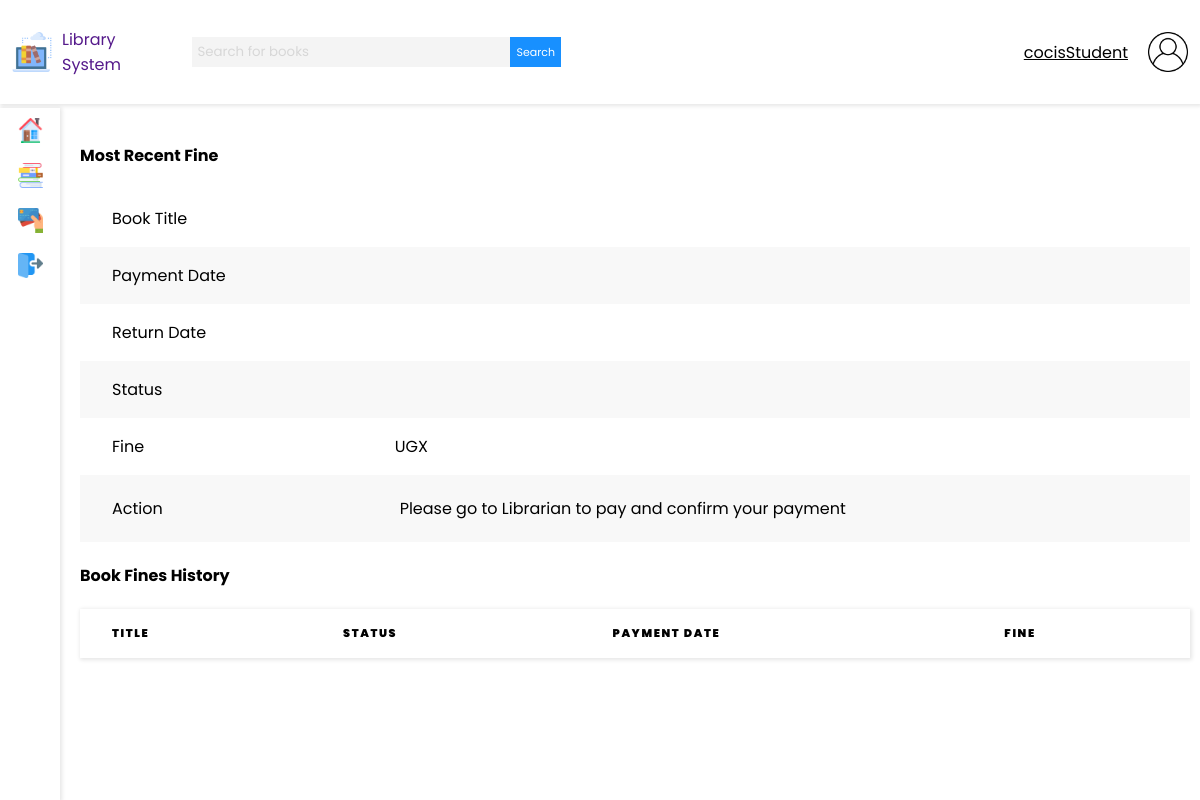
Page /fines/book_fines/ (signed in) on the earlier database version.
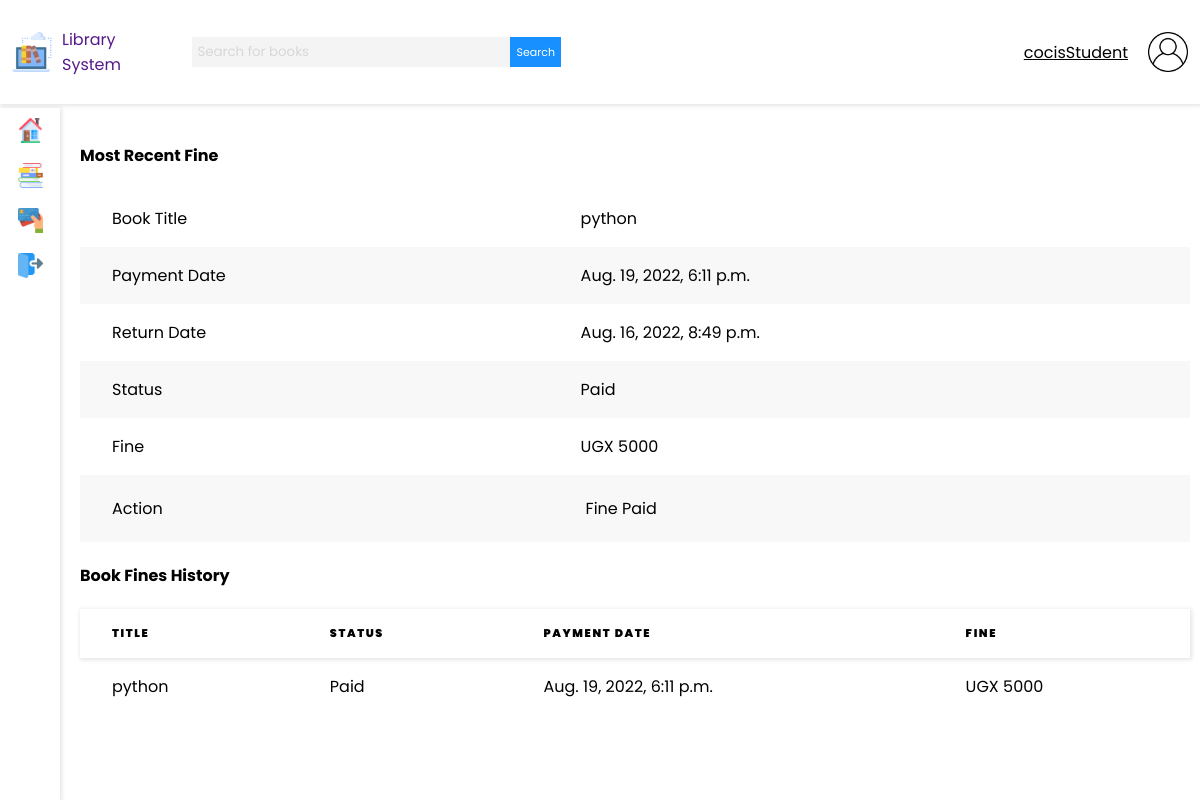
Same page on the later database version.
### base/models.py (models this page shows, shortened)
class Fine(models.Model):
    STATUS = (
        ('Paid', 'Paid'),
        ('Not Paid', 'Not Paid'),
    )
    fine = models.IntegerField(blank=True, null=True)
    order = models.ForeignKey(Order, null=True, on_delete=models.SET_NULL)
    book_name = models.ForeignKey(Book, null=True, on_delete=models.SET_NULL)
    return_date = models.DateTimeField(
        auto_now_add=False, auto_now=False, blank=True, null=True)
    status = models.CharField(max_length=200, null=True, choices=STATUS)
    payment_date = models.DateTimeField(
        auto_now_add=False, auto_now=False, blank=True)
    student_name = models.ForeignKey(
        User, null=True, on_delete=models.SET_NULL)

class Book(models.Model):
    title = models.CharField(max_length=200)
    author = models.CharField(max_length=200)
    description = models.TextField(null=True, blank=True)
    updated = models.DateField(auto_now=True)
    updated = models.DateField(auto_now_add=True)
    def __str__(self):
        return self.title

### base/views.py (the view)
# urls.py: path('fines/book_fines/', views.bookFines, name='book_fines'),
@login_required(login_url="/login")
def bookFines(request):
    fine_history = []
    current_fine = {}
    total_fines_unpaid = 0
    total_fines_paid = 0
    students_with_fines = 0
    user_role = Role.objects.get(user=request.user.id)
    try:
        current_fine = Fine.objects.filter(
            student_name=request.user).order_by("-id")[:1]
        current_fine = current_fine[0]
        fine_history = Fine.objects.filter(student_name=request.user)
    except:
        pass
    total_fines = Fine.objects.all().order_by("-status")
    for fine in total_fines:
        students_with_fines = students_with_fines + 1
        if fine.status == "Paid":
            total_fines_paid += fine.fine
        else:
            total_fines_unpaid += fine.fine
    context = {
        "current_fine": current_fine,
        "fine_history": fine_history,
        "total_fines_paid": total_fines_paid,
        "total_fines_unpaid": total_fines_unpaid,
        "students_with_fines": students_with_fines,
        "total_fines": total_fines,
        "user_role": user_role
    }
    return render(request, 'fines/book_fines.html', context)

### templates/fines/book_fines.html (shortened to what this page needs)
{% extends 'main.html' %}
{% load static %}
{% block content %}
{% if user_role.role == 'Student' %}
<div class="">
    <div class="book_request_card">
        <h4>Most Recent Fine</h4>
        <table>
            <tbody>
                <tr>
                    <td>Book Title</td>
                    <td>{{ current_fine.book_name }}</td>
                </tr>
                <tr>
                    <td>Payment Date</td>
                    <td>{{ current_fine.payment_date }}</td>
                </tr>
                <tr>
                    <td>Return Date</td>
                    <td>{{ current_fine.return_date }}</td>
                </tr>
                <tr>
                    <td>Status</td>
                    <td>{{ current_fine.status }}</td>
                </tr>
                <tr>
                    <td>Fine</td>
                    <td>UGX {{ current_fine.fine }}</td>
                </tr>
                <tr>
                    <td>Action</td>
                    <td>
                        {% if current_fine.status == "Paid" %}
                        <p>Fine Paid</p>
                        {% else %}
                        <p>Please go to Librarian to pay and confirm your payment</p>
                        {% endif %}
                    </td>
                </tr>
            </tbody>
        </table>
    </div>
    <h4>Book Fines History</h4>
    <table>
        <thead>
            <tr>
                <th>Title</th>
                <th>Status</th>
                <th>Payment Date</th>
                <th>Fine</th>
            </tr>
        </thead>
        <tbody>
            {% for fine in fine_history %}
            <tr>
                <td>{{ fine.book_name }}</td>
                <td>{{ fine.status }}</td>
                <td>{{ fine.payment_date }}</td>
                <td>UGX {{ fine.fine }}</td>
            </tr>
            {% endfor %}
        </tbody>
    </table>
</div>
{% endif %}
{% endblock %}

Differences in the rows shown:
added Fine: book_name "python", payment_date "Aug. 19, 2022, 6:11 p.m.", return_date "Aug. 16, 2022, 8:49 p.m.", status "Paid", fine "5000"
Other differences:
text no longer shown: "Please go to Librarian to pay and confirm your payment"
text now shown: "Fine Paid"
